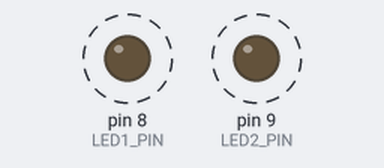
Simulated run of this sketch. Board: Arduino Uno, built with avr-gcc and run on an emulated ATmega328P. Shown: output pins drawn as LEDs (lit = HIGH). Dashed ring = blinking.

Above: at 0.2 s.
Timing chart, 0 to 4.6 s (numbered marks = the images above):
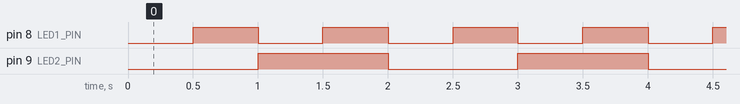

Measured:
- by itself, pin 8 (LED1_PIN): alternates HIGH for 0.50 s and LOW for 0.50 s
- by itself, pin 9 (LED2_PIN): alternates HIGH for 1.0 s and LOW for 1.0 s
- by itself, everything shown: repeats every 2.0 s, in 4 steps

The sketch:

task2_two_leds.ino
```cpp
// Lab 6 - Task 2: Two LEDs blinking at different intervals
// Circuit: pin 8 -> 330 ohm -> LED1 -> GND
//          pin 9 -> 330 ohm -> LED2 -> GND
//
// LED1: 500 ms ON / 500 ms OFF  -> one blink every second
// LED2: 1000 ms ON / 1000 ms OFF -> one blink every two seconds
//
// millis() is used instead of delay() so both LEDs run independently.

const int LED1_PIN = 8;
const int LED2_PIN = 9;

const unsigned long LED1_INTERVAL = 500;   // ms between toggles for LED1
const unsigned long LED2_INTERVAL = 1000;  // ms between toggles for LED2

unsigned long prevMillis1 = 0;
unsigned long prevMillis2 = 0;

bool led1State = LOW;
bool led2State = LOW;

void setup() {
  pinMode(LED1_PIN, OUTPUT);
  pinMode(LED2_PIN, OUTPUT);
}

void loop() {
  unsigned long now = millis();    // time since the board started, in ms

  // Toggle LED1 every 500 ms
  if (now - prevMillis1 >= LED1_INTERVAL) {
    prevMillis1 = now;
    led1State = !led1State;
    digitalWrite(LED1_PIN, led1State);
  }

  // Toggle LED2 every 1000 ms
  if (now - prevMillis2 >= LED2_INTERVAL) {
    prevMillis2 = now;
    led2State = !led2State;
    digitalWrite(LED2_PIN, led2State);
  }
}
```
